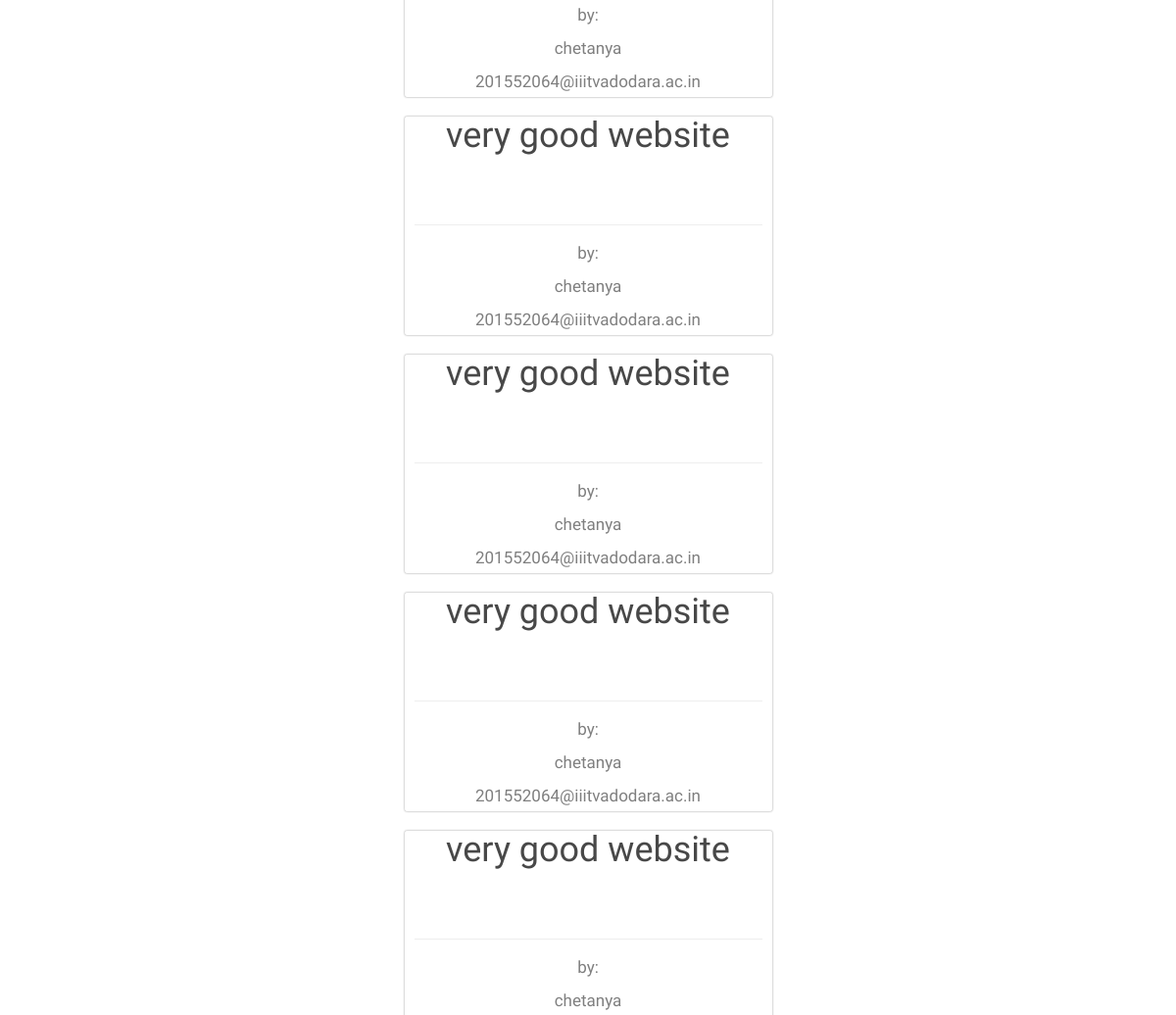
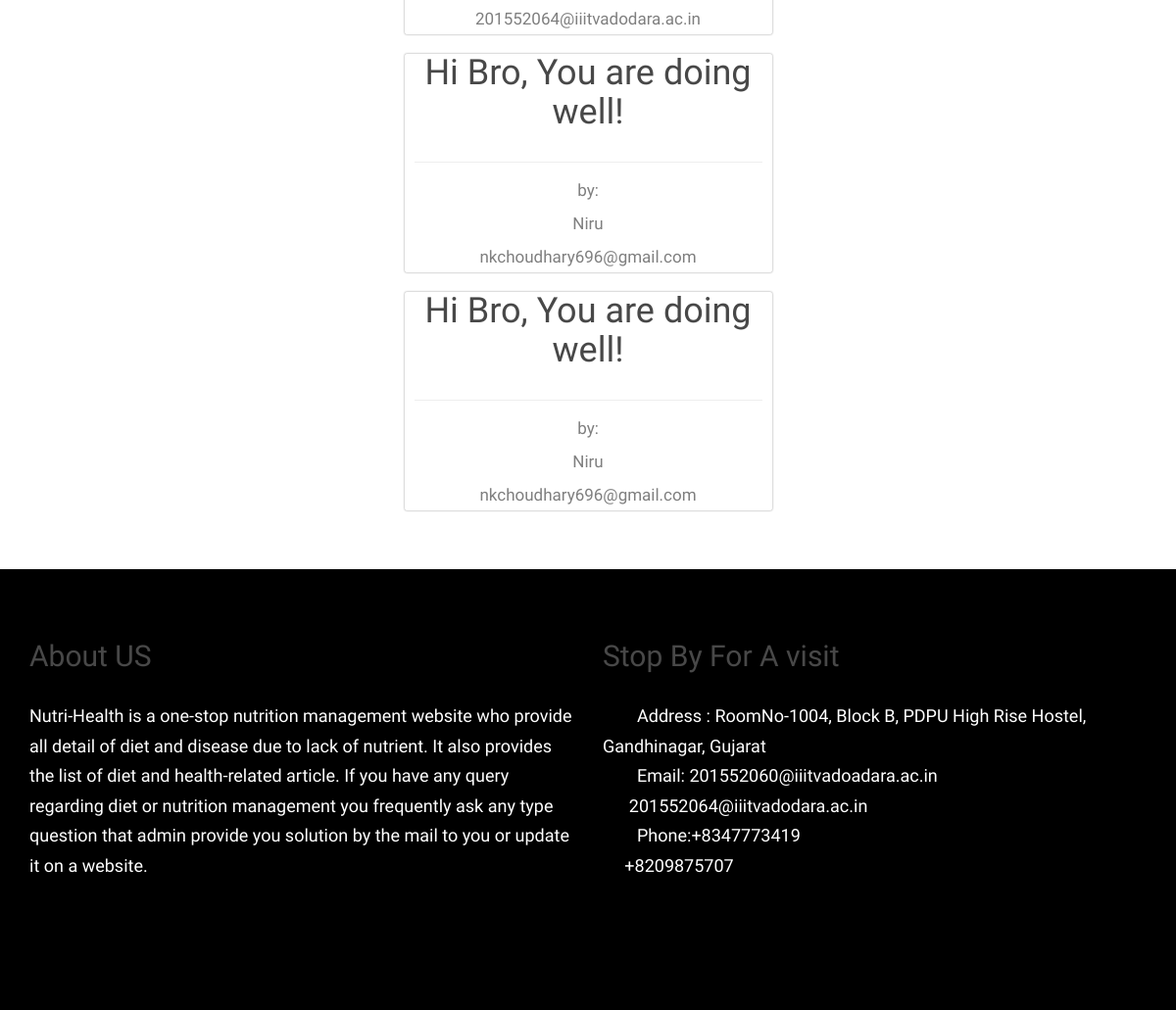
Page /contact/feedbacks/ (lower part) on the earlier database version (2 pictures, top to bottom).
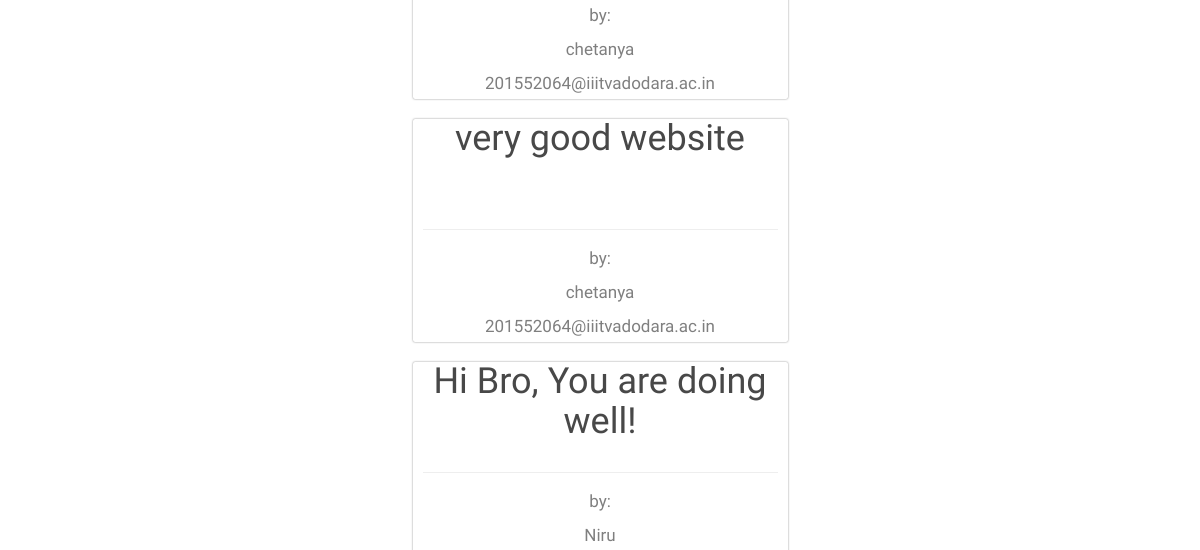
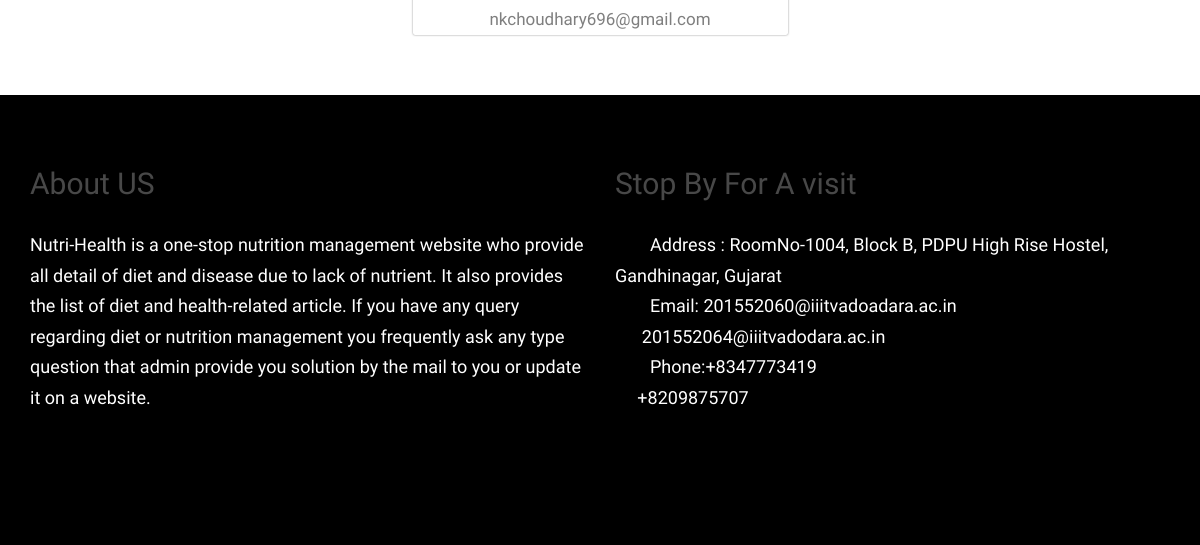
Same page on the later database version (2 pictures, top to bottom).
### drop_a_note/models.py (models this page shows, shortened)
class Note(models.Model):
    name = models.CharField(max_length=50)
    email = models.CharField(max_length=100)
    note = models.TextField()

### drop_a_note/views.py (the view)
def feedbacks(request):
    all_feedbacks = Note.objects.all()
    return render(request, 'feedbacks.html', {'all_feedbacks': all_feedbacks})

### drop_a_note/templates/feedbacks.html (shortened to what this page needs)
{% extends 'base.html' %}
{% block body %}
  <div class="fh5co-section">
    <div class="container">
      <div class="row">
        <div class="col-md-8">
          <br><br>
          {% for note in all_feedbacks %}
            <div class="fh5co-text article-box-home">
              <div class="text-center">
                <div class="feedback-content-home ">
                  <h1>{{ note.note }}</h1>
                </div>
                <hr>
              </div>
              <div class="">
                <small> by:</small>
                <br>
                <small>{{ note.name }}</small>
                <br>
                <small>{{ note.email }}</small>
              </div>
            </div>
          {% endfor %}
        </div>
      </div>
    </div>
  </div>
{% endblock %}

### templates/base.html (shortened to what this page needs)
{% load staticfiles %}
<!DOCTYPE html>
<html lang="en">
<head>
  <link rel="stylesheet"
        href="https://maxcdn.bootstrapcdn.com/bootstrap/3.3.7/css/bootstrap.min.css">
  <link rel="stylesheet" href="{% static 'css/animate.css' %}">
  <link rel="stylesheet" href="{% static 'css/font-awesome.css' %}">
  <link rel="stylesheet" href="{% static 'css/icomoon.css' %}">
  <link rel="stylesheet" href="{% static 'css/style.css' %}">
</head>
<body>
<div id="fh5co-wrap">
  {% block body %}
  {% endblock %}
</div>
<footer id="fh5co-footer">
  <div class="container">
    <div id="contact-box" class="row">
      <div class="col-sm-6">
        <div class="block">
          <h2>About US</h2>
          <ul class="address-block">
              <li>Nutri-Health is a one-stop nutrition management website who provide all detail of diet and disease due
                  to
                  lack of nutrient. It also provides the list of diet and health-related article. If you have any query
                  regarding
                  diet or nutrition management you
                  frequently ask any type question that admin provide you solution by the mail to you or update it on a
                  website.
            </li>
          </ul>
        </div>
      </div>
      <div class="col-sm-6">
        <div class="block">
          <h2>Stop By For A visit</h2>
          <ul class="address-block">
            <li>
                <i class="fa fa-map-marker"></i>Address : RoomNo-1004, Block B, PDPU High Rise Hostel, &nbsp; &nbsp;&nbsp;&nbsp;
                Gandhinagar, Gujarat
            </li>
            <li>
                <i class="fa fa-envelope-o"></i>Email: 201552060@iiitvadoadara.ac.in <br> &nbsp; &nbsp;&nbsp;&nbsp;
                201552064@iiitvadodara.ac.in
            </li>
            <li>
                <i class="fa fa-phone"></i>Phone:+8347773419 <br> &nbsp; &nbsp;&nbsp;&nbsp;+8209875707
            </li>
          </ul>
          <ul class="social-icons">
            <li>
              <a href="#"><i class="fa fa-google"></i></a>
            </li>
            <li>
              <a href="#"><i class="fa fa-linkedin"></i></a>
            </li>
            <li>
              <a href="#"><i class="fa fa-pinterest"></i></a>
            </li>
            <li>
              <a href="#"><i class="fa fa-dribbble"></i></a>
            </li>
            <li>
              <a href="#"><i class="fa fa-behance"></i></a>
            </li>
            <li>
              <a href="#"><i class="fa fa-twitter"></i></a>
            </li>
            <li>
              <a href="#"><i class="fa fa-facebook"></i></a>
            </li>
          </ul>
        </div>
      </div>
    </div>
  </div>
</footer>
</body>
</html>

### static/css/style.css (style rules this page uses)
body { font-family: "Work Sans", Arial, sans-serif; font-weight: 300; font-size: 20px; line-height: 1.7; color: #777777; color: #7f7f7f; background: #fff; height: 100%; position: relative; }
.article-box-home { border-radius: 2px; box-shadow: 0 0 2px; text-align: center; width: 50%; margin: auto; margin-bottom: 20px; }
.feedback-content-home { height: 100px; width: 100%; word-wrap: break-word; display: block; overflow-y: hidden; }
hr { margin: 10px; }
.address-block li { margin-bottom: 20px; color: white; }
.address-block li i { margin-right: 15px; font-size: 20px; width: 20px; }
.social-icons { margin-top: 40px; color: white; }
.social-icons li { display: inline-block; margin: 0 6px; }
.social-icons a { display: inline-block; }
.social-icons i { color: white; margin-right: 25px; font-size: 25px; }
a { color: #52d3aa; -webkit-transition: 0.5s; -o-transition: 0.5s; transition: 0.5s; }
h1, h2, h3, h4, h5, h6 { color: rgba(72, 72, 72, 1); font-family: "Work Sans", Arial, sans-serif; font-weight: 300; margin: 0 0 30px 0; }
#fh5co-wrap { position: relative; background: #fff; z-index: 2; margin-bottom: 450px; }
#fh5co-footer { padding-top: 4em; position: fixed; bottom: 0; left: 0; width: 100%; z-index: 1; height: 450px; background: #000000; color: white; font-size: 18px; }
#fh5co-footer a { color: rgba(255, 255, 255, 0.7); }
#fh5co-footer ul { padding: 0; margin: 0; }
#fh5co-footer ul li { padding: 0; margin: 0; list-style: none; }
.fh5co-section { padding: 2em 0; }

Differences in the rows shown:
removed Note: note "very good website", name "chetanya", email "201552064@iiitvadodara.ac.in"
removed Note: note "very good website", name "chetanya", email "201552064@iiitvadodara.ac.in"
removed Note: note "very good website", name "chetanya", email "201552064@iiitvadodara.ac.in"
removed Note: note "Hi Bro, You are doing well!", name "Niru", email "nkchoudhary696@gmail.com"
